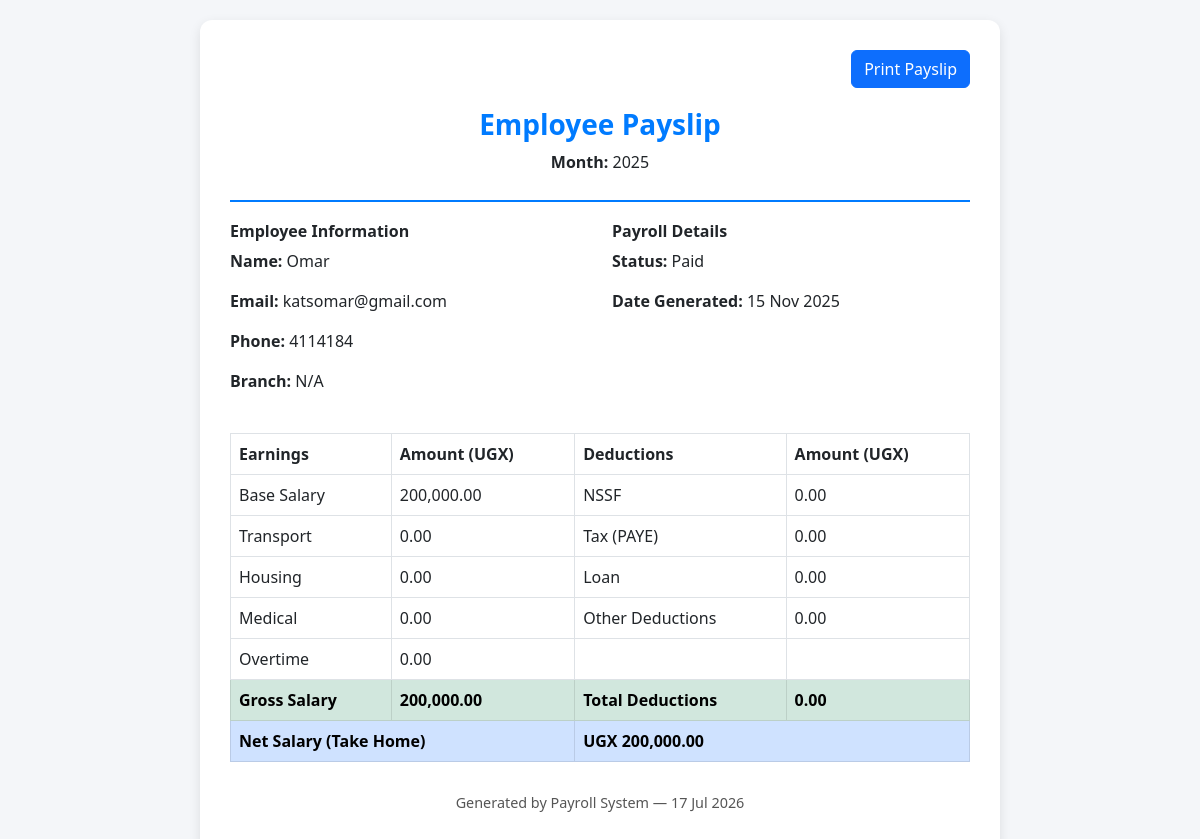
Page /pages/payrollPayslip.php?id=18 (signed in) on the committed database.
### tables this page shows
CREATE TABLE `payroll` (
  `id` int(11) NOT NULL,
  `user-id` int(11) NOT NULL,
  `base_salary` decimal(10,0) NOT NULL,
  `transport` decimal(10,0) DEFAULT NULL,
  `housing` decimal(10,0) DEFAULT NULL,
  `medical` decimal(10,0) DEFAULT NULL,
  `overtime` decimal(10,0) DEFAULT NULL,
  `nssf` decimal(10,0) DEFAULT NULL,
  `tax` decimal(10,0) DEFAULT NULL,
  `loan` decimal(10,0) DEFAULT NULL,
  `other_deductions` decimal(10,0) DEFAULT NULL,
  `gross_salary` decimal(10,0) NOT NULL,
  `net_salary` decimal(10,0) NOT NULL,
  `month` decimal(10,0) NOT NULL,
  `status` enum('Pending','Paid') DEFAULT NULL,
  `created_at` timestamp NOT NULL DEFAULT current_timestamp() ON UPDATE current_timestamp(),
  `staff_id` int(11) NOT NULL,
  `amount` decimal(10,0) NOT NULL
);

CREATE TABLE `users` (
  `id` int(11) NOT NULL,
  `username` varchar(255) NOT NULL,
  `email` varchar(255) NOT NULL,
  `password` varchar(255) NOT NULL,
  `role` enum('admin','staff','manager','super') NOT NULL,
  `phone` int(11) NOT NULL,
  `branch-id` int(11) NOT NULL,
  `business_id` int(11) DEFAULT NULL,
  `created_at` datetime DEFAULT current_timestamp()
);

CREATE TABLE `employees` (
  `id` int(11) NOT NULL,
  `user-id` int(11) NOT NULL,
  `name` varchar(255) NOT NULL,
  `branch-id` int(11) NOT NULL,
  `base_salary` float NOT NULL,
  `email` varchar(255) DEFAULT NULL,
  `phone` int(11) DEFAULT NULL,
  `position` varchar(255) DEFAULT NULL,
  `hire_date` date DEFAULT NULL,
  `status` enum('Active','Inactive') NOT NULL,
  `business_id` int(11) NOT NULL
);

### pages/payrollPayslip.php (the view, shortened to what this page needs)
<?php
include '../includes/db.php';
$id = intval($_GET['id']);
$query = "
SELECT p.*, u.username, e.base_salary, u.email, u.phone, b.name AS branch_name
FROM payroll p
JOIN employees e ON p.`user-id` = e.id
JOIN users u ON e.`user-id` = u.id
LEFT JOIN branch b ON u.`branch-id` = b.id
WHERE p.id = '$id'
";
$result = mysqli_query($conn, $query);
$p = mysqli_fetch_assoc($result);
?>
<!DOCTYPE html>
<html lang="en">
<head>
  <link href="https://cdn.jsdelivr.net/npm/bootstrap@5.3.0/dist/css/bootstrap.min.css" rel="stylesheet">
  <link rel="stylesheet" href="assets/css/payrollPayslip.css">
</head>
<body>
<div class="payslip">
  <div class="print-btn">
    <button class="btn btn-primary" onclick="window.print()"><i class="fa fa-print"></i> Print Payslip</button>
  </div>
  <div class="header">
    <h3>Employee Payslip</h3>
    <p><strong>Month:</strong> <?php echo htmlspecialchars($p['month']); ?></p>
  </div>
  <div class="row mb-4">
    <div class="col-md-6">
      <h6><strong>Employee Information</strong></h6>
      <p><b>Name:</b> <?php echo htmlspecialchars($p['username']); ?></p>
      <p><b>Email:</b> <?php echo htmlspecialchars($p['email']); ?></p>
      <p><b>Phone:</b> <?php echo htmlspecialchars($p['phone']); ?></p>
      <p><b>Branch:</b> <?php echo htmlspecialchars($p['branch_name'] ?? 'N/A'); ?></p>
    </div>
    <div class="col-md-6">
      <h6><strong>Payroll Details</strong></h6>
      <p><b>Status:</b> <?php echo htmlspecialchars($p['status']); ?></p>
      <p><b>Date Generated:</b> <?php echo date("d M Y", strtotime($p['created_at'] ?? 'now')); ?></p>
    </div>
  </div>
  <table class="table table-bordered">
    <thead>
      <tr>
        <th>Earnings</th>
        <th>Amount (UGX)</th>
        <th>Deductions</th>
        <th>Amount (UGX)</th>
      </tr>
    </thead>
    <tbody>
      <tr>
        <td>Base Salary</td><td><?php echo number_format($p['base_salary'], 2); ?></td>
        <td>NSSF</td><td><?php echo number_format($p['nssf'], 2); ?></td>
      </tr>
      <tr>
        <td>Transport</td><td><?php echo number_format($p['transport'], 2); ?></td>
        <td>Tax (PAYE)</td><td><?php echo number_format($p['tax'], 2); ?></td>
      </tr>
      <tr>
        <td>Housing</td><td><?php echo number_format($p['housing'], 2); ?></td>
        <td>Loan</td><td><?php echo number_format($p['loan'], 2); ?></td>
      </tr>
      <tr>
        <td>Medical</td><td><?php echo number_format($p['medical'], 2); ?></td>
        <td>Other Deductions</td><td><?php echo number_format($p['other_deductions'], 2); ?></td>
      </tr>
      <tr>
        <td>Overtime</td><td><?php echo number_format($p['overtime'], 2); ?></td>
        <td></td><td></td>
      </tr>
      <tr class="table-success">
        <th>Gross Salary</th><td><b><?php echo number_format($p['gross_salary'], 2); ?></b></td>
        <th>Total Deductions</th>
        <td><b><?php echo number_format($p['nssf'] + $p['tax'] + $p['loan'] + $p['other_deductions'], 2); ?></b></td>
      </tr>
      <tr class="table-primary">
        <th colspan="2">Net Salary (Take Home)</th>
        <th colspan="2"><b>UGX <?php echo number_format($p['net_salary'], 2); ?></b></th>
      </tr>
    </tbody>
  </table>
  <div class="footer">
    <p>Generated by Payroll System — <?php echo date("d M Y"); ?></p>
  </div>
</div>
</body>
</html>

### pages/assets/css/payrollPayslip.css (style rules this page uses)
body { background: #f4f6f9; padding: 20px; }
.payslip { background: white; border-radius: 12px; padding: 30px; max-width: 800px; margin: auto; box-shadow: 0 4px 12px rgba(0,0,0,0.1); }
.header { text-align: center; border-bottom: 2px solid #007bff; margin-bottom: 20px; padding-bottom: 10px; }
.header h3 { color: #007bff; font-weight: 700; }
table th { background-color: #007bff; color: white; }
.footer { text-align: center; margin-top: 30px; color: #555; font-size: 0.9rem; }
.print-btn { text-align: right; margin-bottom: 20px; }

### rows in the picture
payroll: month "2025", users.username "Omar", users.email "katsomar@gmail.com", users.phone "4114184", status "Paid", created_at "15 Nov 2025", employees.base_salary "200,000.00", nssf "0.00", transport "0.00", tax "0.00", housing "0.00", loan "0.00", medical "0.00", other_deductions "0.00", overtime "0.00", gross_salary "200,000.00", $p['nssf'] + $p['tax'] + $p['loan'] + $p['other_deductions'] "0.00", net_salary "200,000.00"

### other values in the picture
$p['branch_name'] "N/A"
